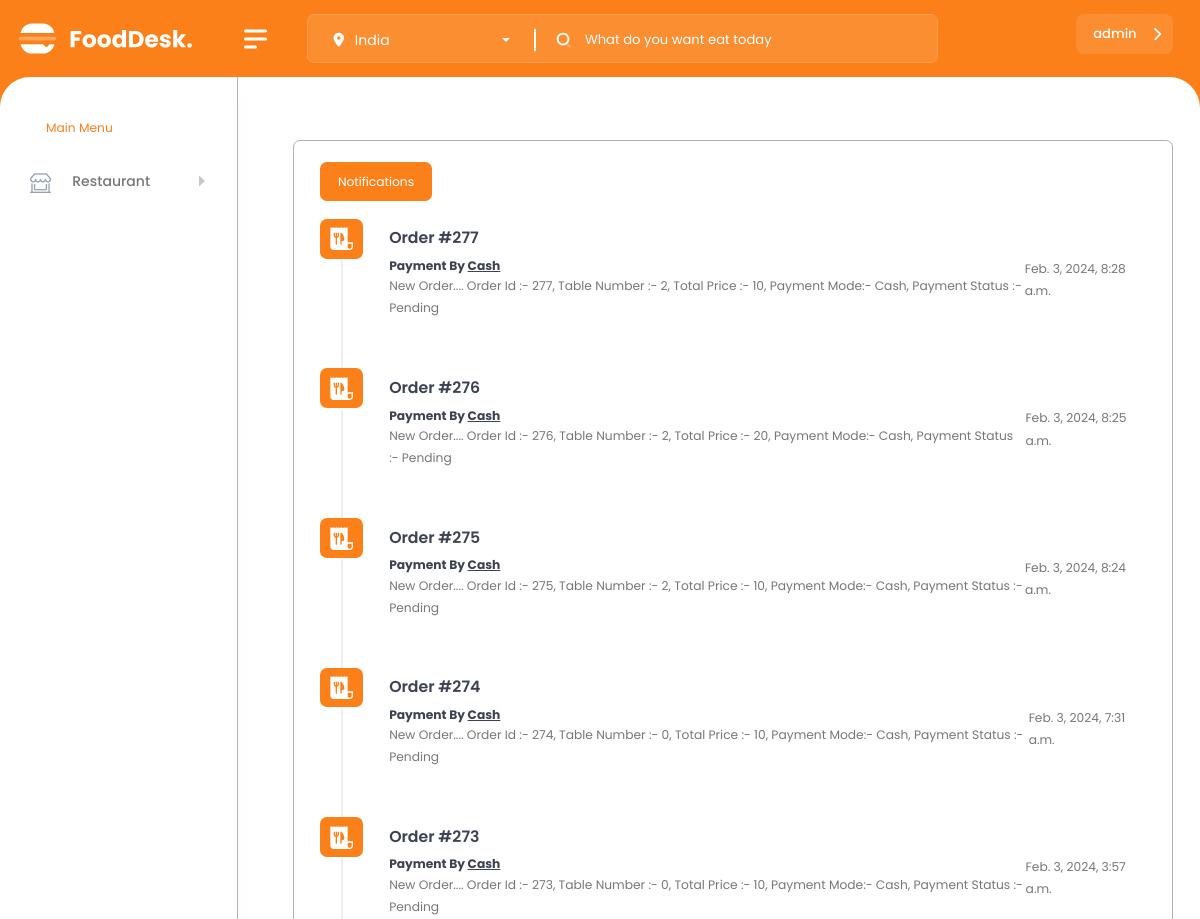
/dash/notification/ (signed in, upper part), run on an earlier commit of the app's database.
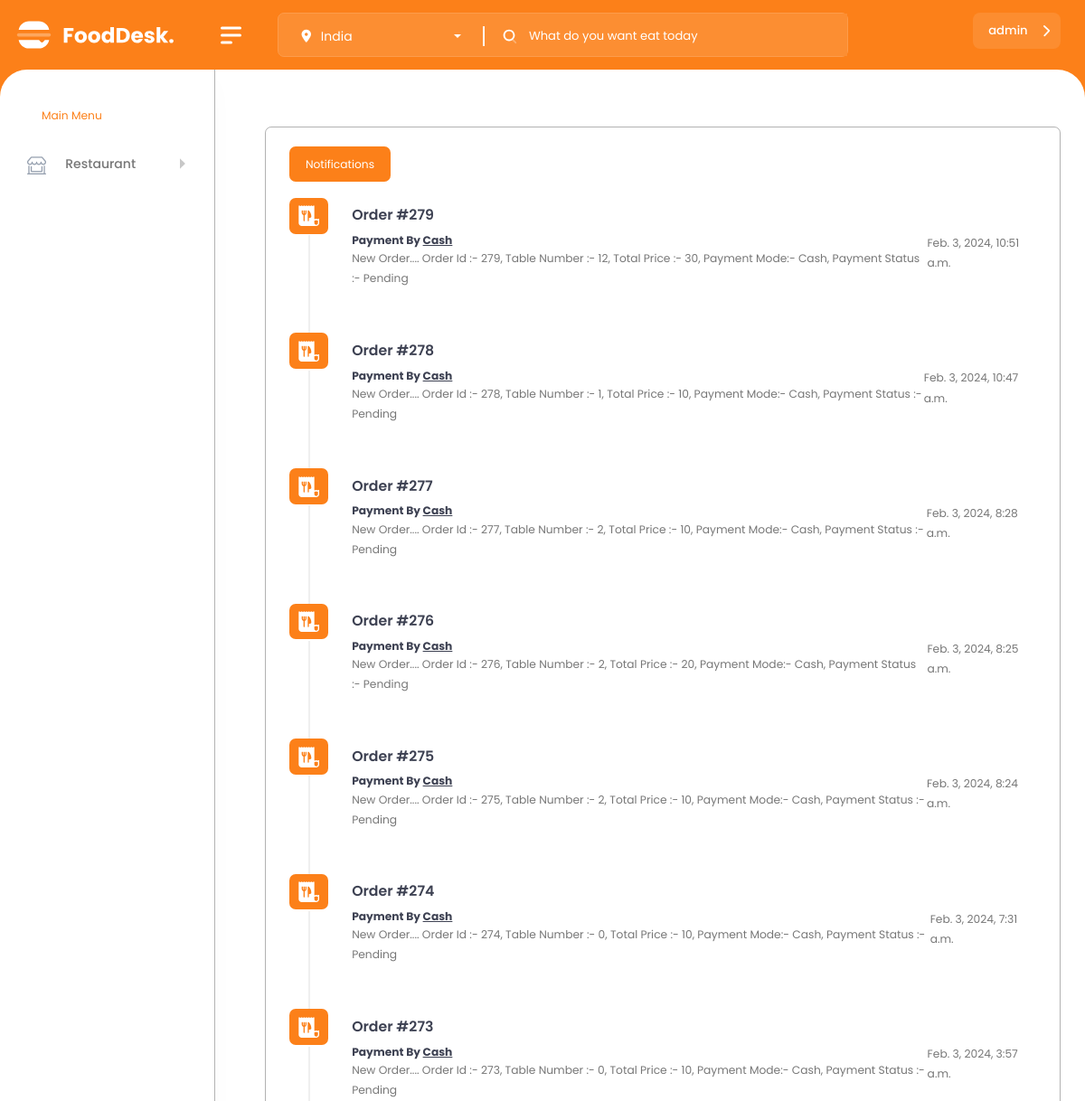
And on a later commit of the database.
### Admin_Panel/models.py (models this page shows, shortened)
class Notification(models.Model):
    order_id = models.IntegerField()
    table_number = models.IntegerField()
    total_price = models.IntegerField()
    payment_mode = models.CharField(max_length=20)
    payment_status = models.CharField(max_length=20,blank=True,null=True)
    status = models.CharField(max_length=20,default="Pending")
    message = models.TextField()
    created_at = models.DateTimeField(auto_now_add=True)

### Admin_Panel/views.py (the view)
# urls.py: path('notification/',AdminNotifaction,name="AdminNotifaction"),
@login_required(login_url="AdminLogin")
def AdminNotifaction(request):
    user_obj = User.objects.filter(username=request.user).first()
    profile_obj = Admin_Profile.objects.filter(user=user_obj).first()
    if profile_obj is None or not profile_obj.is_admin:
        messages.success(request, "You Don't Have The Permissin To Access The Dashboard \n Please Contact Admin")
        return redirect('AdminLogin')
    notitication = Notification.objects.all().order_by('-created_at')
    return render(request,"Admin_Panel/admin_notification.html",{"notification":notitication})

### templates/Admin_Panel/admin_notification.html (shortened to what the changed rows need)
{% load static %}
<!DOCTYPE html>
<html lang="en">
<head>
	<link href="{% static 'global/vendor/jquery-nice-select/css/nice-select.css'%}" rel="stylesheet">
    <link href="{% static 'global/vendor/bootstrap-select/dist/css/bootstrap-select.min.css'%}" rel="stylesheet">
     <link href="{% static 'global/vendor/swiper/css/swiper-bundle.min.css'%}" rel="stylesheet">
<link href="{% static 'global/css/style.css'%}" rel="stylesheet">
</head>
<body>
    <div id="main-wrapper">
        <div class="content-body">
			<div class="container">
				<div class="card" style="border: 1px solid rgba(0, 0, 0, 0.3);">
					<div class="card-body pt-0">
						<div class="tab-content" id="pills-tabContent">
							<div class="tab-pane fade show active" id="pills-notifications" role="tabpanel" aria-labelledby="pills-notifications-tab">
								<ul class="timeline-active">
                                    {% for noty in notification %}
									<li class="d-flex align-items-baseline">
										<span class="badge badge-xl badge-primary">
										</span>
										<div class="panel d-xl-flex d-block align-items-center justify-content-between">
											<div>
												<a class="timeline-panel text-muted" href="#">
													<h4>Order #{{noty.order_id}}</h4>
												</a>
												<span><strong>Payment By <u> {{noty.payment_mode}}</u></strong></span>
												<p>{{noty.message}}</p>
											</div>
											<div>
												<p class="mb-0">{{noty.created_at}}</p>
											</div>
										</div>
									</li>
                                    {% endfor %}
								</ul>
							</div>
						</div>
					</div>
				</div>
            </div>
		</div>
	</div>
</body>
</html>

What changed in the data, as far as the page shows it:
added Notification: order_id "279", payment_mode "Cash", message "New Order.... Order Id :- 279, Table Number :- 12, Total Price :- 30, Payment Mode:- Cash, Payment Status :- Pending", created_at "Feb. 3, 2024, 10:51 a.m."
added Notification: order_id "278", payment_mode "Cash", message "New Order.... Order Id :- 278, Table Number :- 1, Total Price :- 10, Payment Mode:- Cash, Payment Status :- Pending", created_at "Feb. 3, 2024, 10:47 a.m."
